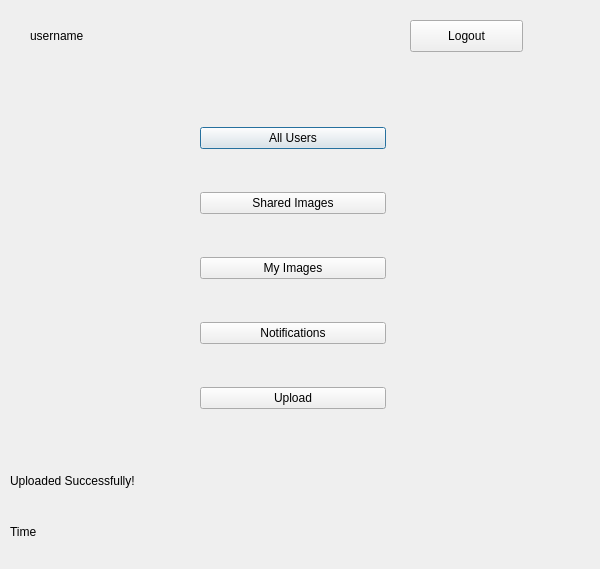
<?xml version="1.0" encoding="UTF-8"?>
<ui version="4.0">
 <class>Profile</class>
 <widget class="QDialog" name="Profile">
  <property name="geometry">
   <rect>
    <x>0</x>
    <y>0</y>
    <width>600</width>
    <height>569</height>
   </rect>
  </property>
  <property name="windowTitle">
   <string>Profile</string>
  </property>
  <widget class="QLabel" name="label">
   <property name="geometry">
    <rect>
     <x>30</x>
     <y>20</y>
     <width>161</width>
     <height>31</height>
    </rect>
   </property>
   <property name="text">
    <string>username</string>
   </property>
  </widget>
  <widget class="QWidget" name="layoutWidget">
   <property name="geometry">
    <rect>
     <x>200</x>
     <y>90</y>
     <width>186</width>
     <height>361</height>
    </rect>
   </property>
   <layout class="QVBoxLayout" name="verticalLayout">
    <item>
     <widget class="QPushButton" name="allusersButton">
      <property name="text">
       <string>All Users</string>
      </property>
     </widget>
    </item>
    <item>
     <widget class="QPushButton" name="pushButton_2">
      <property name="text">
       <string>Shared Images</string>
      </property>
     </widget>
    </item>
    <item>
     <widget class="QPushButton" name="push_myimages">
      <property name="text">
       <string>My Images</string>
      </property>
     </widget>
    </item>
    <item>
     <widget class="QPushButton" name="notifications">
      <property name="text">
       <string>Notifications</string>
      </property>
     </widget>
    </item>
    <item>
     <widget class="QPushButton" name="upload_images">
      <property name="text">
       <string>Upload</string>
      </property>
     </widget>
    </item>
   </layout>
  </widget>
  <widget class="QPushButton" name="push_logout">
   <property name="geometry">
    <rect>
     <x>410</x>
     <y>20</y>
     <width>113</width>
     <height>32</height>
    </rect>
   </property>
   <property name="text">
    <string>Logout</string>
   </property>
  </widget>
  <widget class="QLabel" name="lbl_upload_successful">
   <property name="geometry">
    <rect>
     <x>10</x>
     <y>460</y>
     <width>331</width>
     <height>41</height>
    </rect>
   </property>
   <property name="text">
    <string>Uploaded Successfully!</string>
   </property>
  </widget>
  <widget class="QLabel" name="lbl_time">
   <property name="geometry">
    <rect>
     <x>10</x>
     <y>516</y>
     <width>541</width>
     <height>31</height>
    </rect>
   </property>
   <property name="text">
    <string>Time</string>
   </property>
  </widget>
 </widget>
 <resources/>
 <connections/>
</ui>
